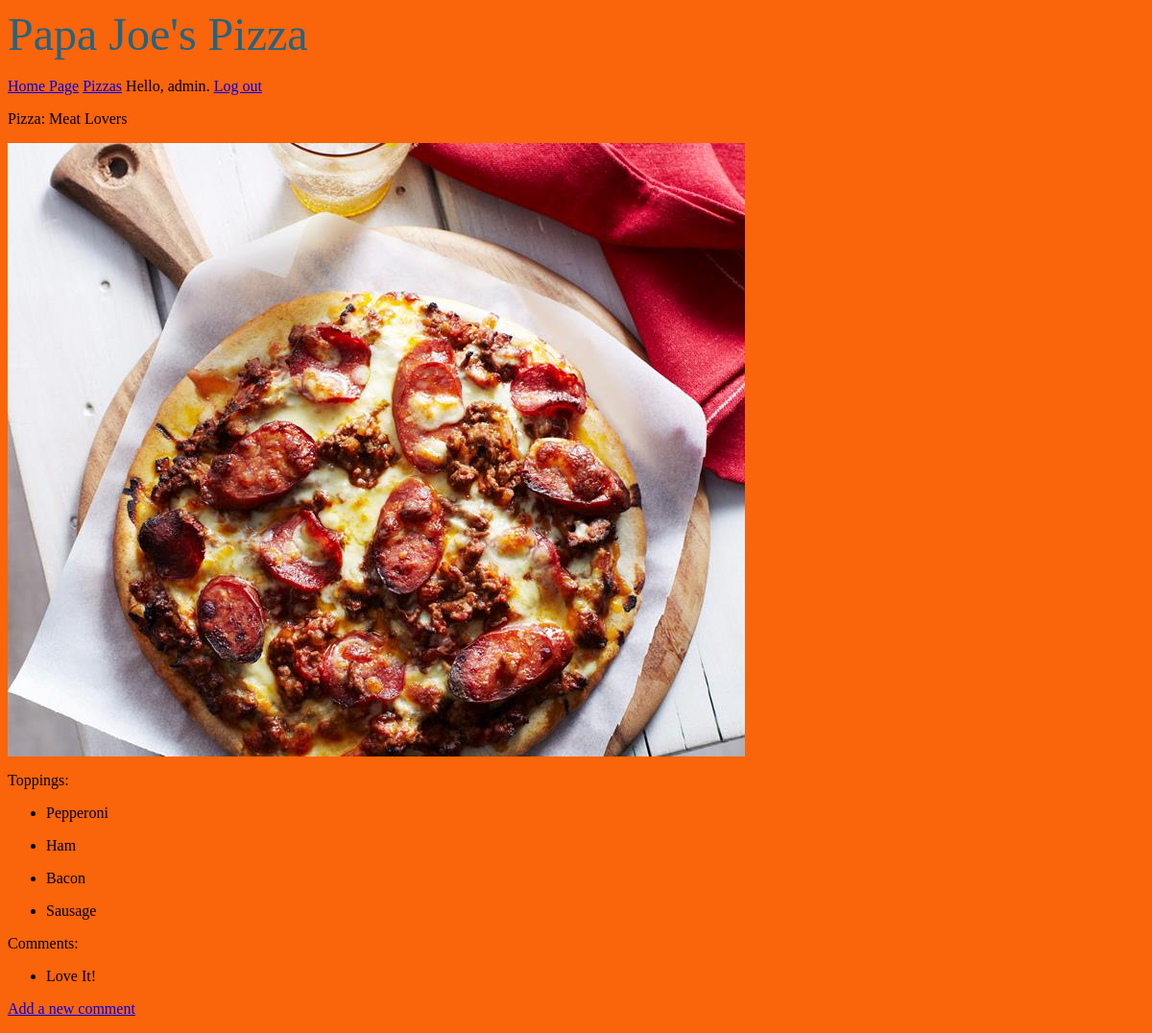
/pizzas/1/ (signed in), run on an earlier commit of the app's database.
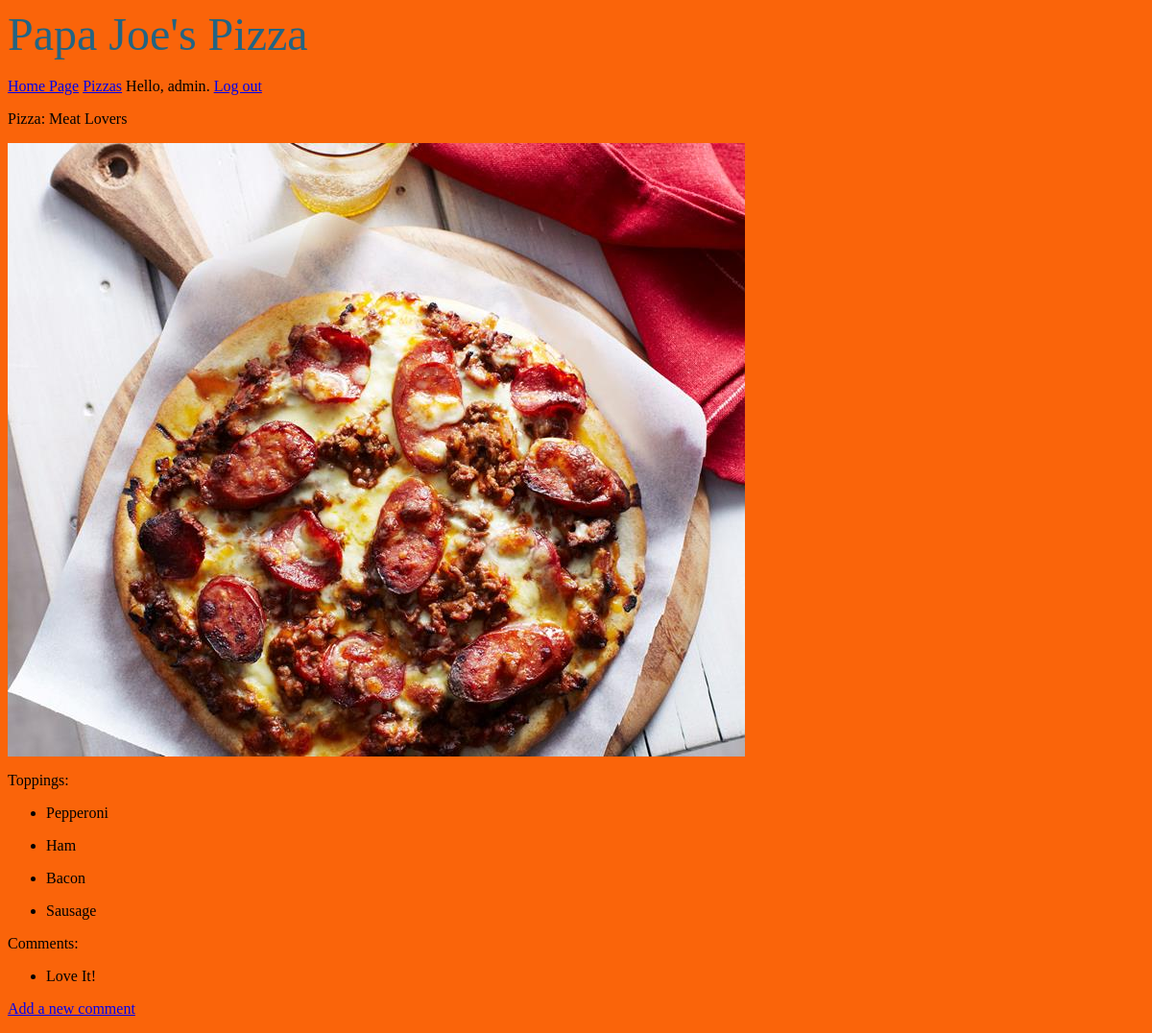
And on a later commit of the database.
### pizza/models.py (models this page shows, shortened)
class Pizza(models.Model):
    name = models.CharField(max_length=200)
    date = models.DateTimeField(auto_now_add=True)
    header_image = models.ImageField(
        null=True, blank=True, upload_to='images/')

### pizza/views.py (the view)
# urls.py: path('pizzas/<int:pizza_id>/', views.pizza, name='pizza'),
@login_required
def pizza(request, pizza_id):
    pizza = Pizza.objects.get(id=pizza_id)
    toppings = pizza.topping_set.order_by('-date_added')
    comments = pizza.comment_set.order_by('-date_added')
    context = {'pizza': pizza, 'toppings': toppings, 'comments': comments}
    return render(request, 'pizza/pizza.html', context)

### pizza/templates/pizza/pizza.html (shortened to what this page needs)
{% extends "pizza/base.html" %}
{% block content%}
<p>Pizza: {{ pizza.name }}</p>
{% if pizza.header_image %}
<img src="{{ pizza.header_image.url }}" class="img-thumbnail" style="max-height: height 300px" alt="">
{% endif %}
<p>
    Toppings:
</p>
<ul>
    {% for topping in toppings %}
    <li>
        <p>{{ topping.name|linebreaks }}</p>
    </li>
    {% empty %}
    <li>No toppings for this pizza have been added yet.</li>
    {% endfor %}
</ul>
<p>
    Comments:
</p>
<ul>
    {% for comment in comments %}
    <li>
        <p> {{ comment.name|linebreaks }}</p>
    </li>
    {% empty %}
    <li>No comments for this pizza have been added yet.</li>
    {% endfor %}
</ul>
<p>
    <a href="{% url 'pizza:new_comment' pizza.id %}">Add a new comment</a>
</p>
{% endblock content %}

What changed in the data, as far as the page shows it:
changed Pizza "Meat Lovers": header_image: a different picture
